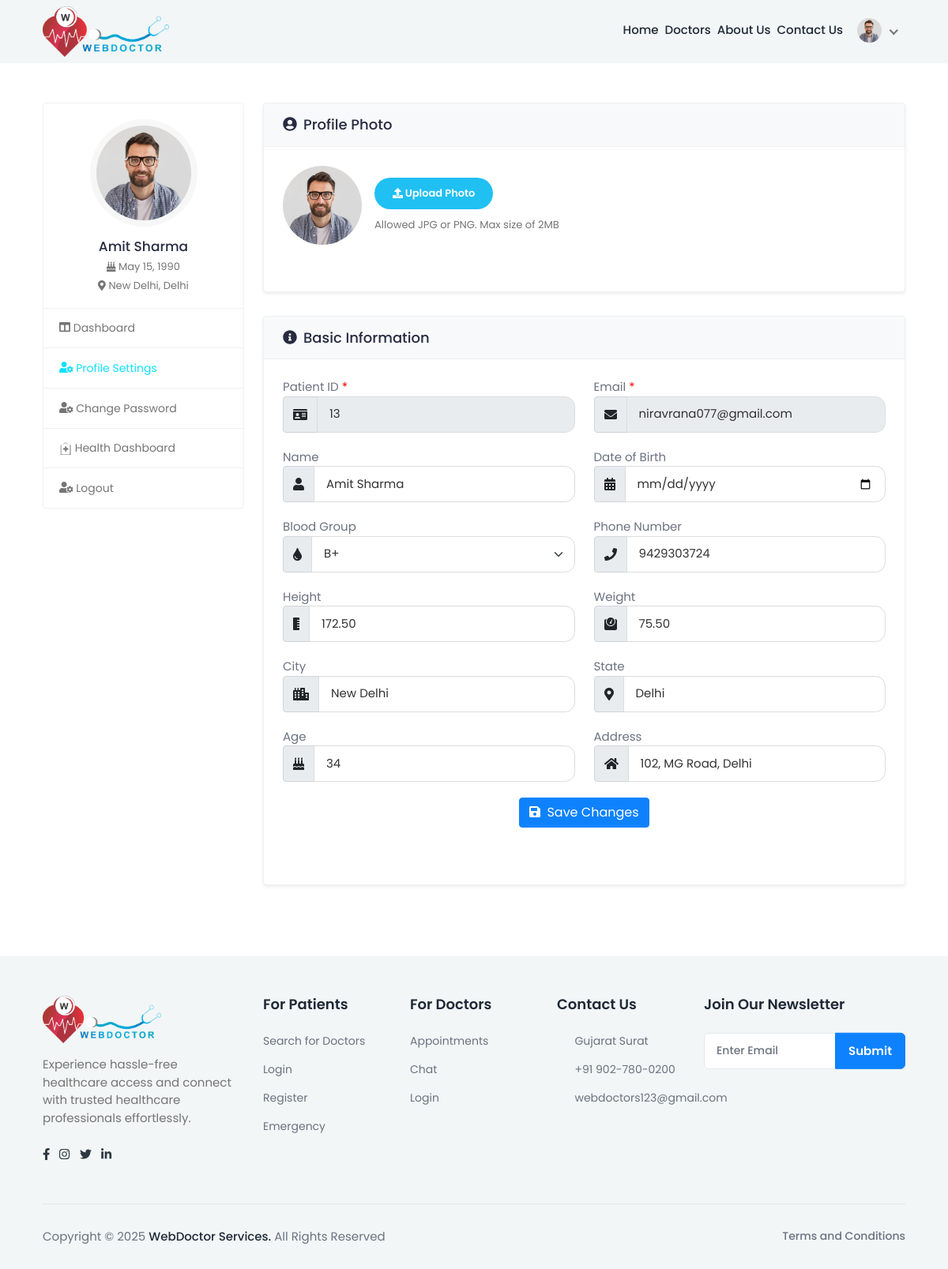
Screenshot of /patient_profile_settings/ (signed in) with the database file from the repository.
### myapp/models.py (models this page shows, shortened)
class patientRegister(models.Model):
      BLOOD_GROUP_CHOICES = [
        ('A+', 'A+'), ('A-', 'A-'), ('B+', 'B+'), ('B-', 'B-'),
        ('O+', 'O+'), ('O-', 'O-'), ('AB+', 'AB+'), ('AB-', 'AB-')
      ]
      name = models.CharField(max_length=100)
      email = models.EmailField(unique=True)
      phno = models.BigIntegerField(unique=True)
      password = models.CharField(max_length=255)
      profile_img = models.ImageField(upload_to='profile_pics/', null=True, blank=True)
      dob=models.DateField(null=True)
      age = models.PositiveIntegerField(null=True)  # Age field
      weight = models.DecimalField(null=True,max_digits=5,decimal_places=2)#Weight field
      height = models.DecimalField(null=True,max_digits=5, decimal_places=2)
      address = models.TextField()  # Full address
      city = models.CharField(max_length=50)
      state = models.CharField(max_length=50)
      blood_group = models.CharField(max_length=3, choices=BLOOD_GROUP_CHOICES)  # Dropdown selection

### myapp/views.py (the view, shortened to what this page needs)
# urls.py: path('patient_profile_settings/', views.patient_profile_settings, name='patient_profile_settings'),
def patient_profile_settings(request):
    patient_id = request.session.get('patient_id')  # Get patient ID from session
    if not patient_id:
        messages.error(request, "You need to log in first.")  # Alert for unauthenticated users
        return redirect("login")
    try:
        patient = patientRegister.objects.get(id=patient_id)  # Fetch patient data
    except patientRegister.DoesNotExist:
        messages.error(request, "Patient not found. Please log in again.")  # Alert for invalid patient
        return redirect("login")
    return render(request, 'patient-profile-settings.html', {"patient": patient})

### myapp/templates/patient-profile-settings.html (shortened to what this page needs)
{% load static %}
<html lang="en">
<head>
  <link rel="stylesheet" href="https://cdnjs.cloudflare.com/ajax/libs/font-awesome/5.15.3/css/all.min.css">
  <link rel="stylesheet" href="{% static 'assets/css/bootstrap.min.css' %}">
  <link rel="stylesheet" href="{% static 'assets/plugins/fontawesome/css/fontawesome.min.css' %}">
  <link rel="stylesheet" href="{% static 'assets/plugins/fontawesome/css/all.min.css' %}">
  <link rel="stylesheet" href="{% static 'assets/css/feather.css' %}">
  <link rel="stylesheet" href="{% static 'assets/css/custom.css' %}">
  <link rel="stylesheet" href="https://cdnjs.cloudflare.com/ajax/libs/jquery-confirm/3.3.2/jquery-confirm.min.css" />
</head>
<body style="transform: none;">
  {% block content %}
  <div class="main-wrapper" style="transform: none;">
    <header class="header header-fixed header-one header-space">
      <div class="container">
        <nav class="navbar navbar-expand-lg header-nav">
          <div class="navbar-header">
            <a href="{% url 'index' %}" class="navbar-brand logo">
              <img src="{% static 'assets/img/logo.png' %}" class="img-fluid" alt="Logo">
            </a>
          </div>
          <div class="main-menu-wrapper">
            <ul class="main-nav">
              <li>
                <a href="{% url 'index' %}">Home</a>
              </li>
              <li>
                <a href="{% url 'doctor_list' %}">Doctors</a>
              </li>
              <li>
                <a href="{% url 'about_us' %}">About Us</a>
              </li>
              <li>
                <a href="{% url 'contact_us' %}">Contact Us</a>
              </li>
              <ul class="nav header-navbar-rht" style="padding-top: 20px;">
                <li class="nav-item dropdown has-arrow logged-item">
                  <a href="#" class="dropdown-toggle nav-link" data-bs-toggle="dropdown" aria-expanded="false">
                    <span class="user-img">
                      {% if patient.profile_img %}
                      <img class="rounded-circle" src="{{ patient.profile_img.url }}" width="31" alt="profile" />
                      {% else %}
                      <img class="rounded-circle" src="/static/assets/img/default_profile.png" width="31"
                        alt="default profile" />
                      {% endif %}
                    </span>
                  </a>
                </li>
              </ul>
            </ul>
          </div>
        </nav>
      </div>
    </header>
    <div class="content" style="transform: none; min-height: 385.906px;">
      <div class="container" style="transform: none; padding-top:50px">
        <div class="row" style="transform: none;">
          <div class="col-lg-4 col-xl-3 mb-4">
            <div class="profile-sidebar shadow-md">
              <div class="widget-profile pro-widget-content">
                <div class="profile-info-widget">
                  <a href="#" class="booking-doc-img">
                    {% if patient.profile_img %}
                    <img class="rounded-circle" src="{{ patient.profile_img.url }}" width="31" alt="profile" />
                    {% else %}
                    <img class="rounded-circle" src="/static/assets/img/default_profile.png" width="31"
                      alt="default profile" />
                    {% endif %}
                  </a>
                  <div class="profile-det-info">
                    <h3>{{ patient.name }}</h3>
                    <div class="patient-details">
                      <h5>
                        <i class="fas fa-birthday-cake"></i>
                        {{ patient.dob }}
                      </h5>
                      <h5 class="mb-0">
                        <i class="fas fa-map-marker-alt"></i>
                        {{ patient.city }}, {{ patient.state }}
                      </h5>
                    </div>
                  </div>
                </div>
              </div>
              <div class="dashboard-widget">
                <nav class="dashboard-menu">
                  <ul class="list-unstyled">
                    <li>
                      <a href="{% url 'patient_dashboard' %}">
                        <i class="fas fa-columns"></i>
                        <span>Dashboard</span>
                      </a>
                    </li>
                    <li class="active">
                      <a href="{% url 'patient_profile_settings' %}">
                        <i class="fas fa-user-cog"></i>
                        <span>Profile Settings</span>
                      </a>
                    </li>
                    <li>
                      <a href="{% url 'patient_change_password' %}">
                        <i class="fas fa-user-cog"></i>
                        <span>change password</span>
                      </a>
                    </li>
                    <li>
                      <a href="{% url 'health_dashboard' %}">
                        <span>Health Dashboard</span>
                      </a>
                    </li>
                    <li>
                      <a href="{% url 'logout' %}">
                        <i class="fas fa-user-cog"></i>
                        <span>logout</span>
                      </a>
                    </li>
                  </ul>
                </nav>
              </div>
            </div>
          </div>
          <div class="col-md-8 col-lg-9 col-xl-9">
            <div class="card shadow-sm">
              <div class="card-header bg-light">
                <h4 class="mb-0"><i class="fas fa-user-circle me-2"></i>Profile Photo</h4>
              </div>
              <div class="card-body">
                <form method="POST" id="updatePatientForm" action="{% url 'patient_profile_settings' %}"
                  id="updatePatientForm" enctype="multipart/form-data">
                  <div class="row">
                    <div class="col-md-12">
                      <div class="form-group">
                        <div class="change-avatar d-flex align-items-center">
                          <div class="profile-img me-3">
                            {% if patient.profile_img %}
                            <img class="rounded-circle" src="{{ patient.profile_img.url }}" width="31" alt="profile" />
                            {% else %}
                            <img class="rounded-circle" src="/static/assets/img/default_profile.png" width="31"
                              alt="default profile" />
                            {% endif %}
                          </div>
                          <div class="upload-img">
                            <div class="change-photo-btn">
                              <span>
                                <i class="fa fa-upload"></i>
                                Upload Photo
                              </span>
                            </div>
                            <small class="form-text text-muted">Allowed JPG or PNG. Max size of 2MB</small>
                          </div>
                        </div>
                      </div>
                    </div>
                  </div>
              </div>
            </div>
            <div class="card shadow-sm">
              <div class="card-header bg-light">
                <h4 class="mb-0"><i class="fas fa-info-circle me-2"></i>Basic Information</h4>
              </div>
              <div class="card-body">
                <div class="row form-row">
                  <div class="col-md-6">
                    <div class="form-group">
                      <label>Patient ID <span class="text-danger">*</span></label>
                      <div class="input-group">
                      <span class="input-group-text"><i class="fas fa-id-card"></i></span>
                      <input type="text" class="form-control" value="{{ patient.id }}" id="patient_id" readonly>
                    </div>
                  </div>
                </div>
                <div class="col-md-6">
                  <div class="form-group">
                    <label>Email <span class="text-danger">*</span></label>
                    <div class="input-group">
                      <span class="input-group-text"><i class="fas fa-envelope"></i></span>
                    <input type="email" id="email" name="email" class="form-control" value="{{ patient.email }}"
                      readonly>
                    </div>
                  </div>
                </div>
                <div class="col-12 col-md-6">
                  <div class="form-group">
                    <label>Name</label>
                    <div class="input-group">
                      <span class="input-group-text"><i class="fas fa-user"></i></span>
                    <input type="text" id="name" name="name" class="form-control" value="{{ patient.name }}">
                    </div>
                  </div>
                </div>
                <div class="col-12 col-md-6">
                  <div class="form-group">
                    <label>Date of Birth</label>
                    <div class="input-group">
                      <span class="input-group-text"><i class="fas fa-calendar-alt"></i></span>
                      <input type="date" class="form-control" name="dob" id="dob" placeholder="Date"
                        value="{{ patient.dob }}">
                    </div>
                  </div>
                </div>
                <div class="col-12 col-md-6">
                  <div class="form-group">
                    <label>Blood Group</label>
                    <div class="input-group">
                      <span class="input-group-text"><i class="fas fa-tint"></i></span>
                    <select id="blood_group" name="blood_group" class="form-select form-control">
                      <option value="Select">{{ patient.blood_group }}</option>
                    </select>
                    </div>
                  </div>
                </div>
                <div class="col-12 col-md-6">
                  <div class="form-group">
                    <label>Phone Number</label>
                    <div class="input-group">
                      <span class="input-group-text"><i class="fas fa-phone"></i></span>
                    <input type="text" id="phone" name="phone" class="form-control" value="{{ patient.phno }}">
                    </div>
                  </div>
                </div>
                <div class="col-12 col-md-6">
                  <div class="form-group">
                    <label>Height</label>
                    <div class="input-group">
                      <span class="input-group-text"><i class="fas fa-ruler-vertical"></i></span>
                    <input type="text" id="height" name="height" class="form-control" value="{{ patient.height }}">
                    </div>
                  </div>
                </div>
                <div class="col-12 col-md-6">
                  <div class="form-group">
                    <label>Weight</label>
                    <div class="input-group">
                      <span class="input-group-text"><i class="fas fa-weight"></i></span>
                    <input type="text" id="weight" name="weight" class="form-control" value="{{ patient.weight }}">
                    </div>
                  </div>
                </div>
                <div class="col-12 col-md-6">
                  <div class="form-group">
                    <label>City</label>
                    <div class="input-group">
                      <span class="input-group-text"><i class="fas fa-city"></i></span>
                    <input type="text" id="city" name="city" class="form-control" value="{{ patient.city }}">
                    </div>
                  </div>
                </div>
                <div class="col-12 col-md-6">
                  <div class="form-group">
                    <label>State</label>
                    <div class="input-group">
                      <span class="input-group-text"><i class="fas fa-map-marker-alt"></i></span>
                    <input type="text" id="state" name="state" class="form-control" value="{{ patient.state }}">
                    </div>
                  </div>
                </div>
                <div class="col-12 col-md-6">
                  <div class="form-group">
                    <label>Age</label>
                    <div class="input-group">
                      <span class="input-group-text"><i class="fas fa-birthday-cake"></i></span>
                    <input type="text" id="age" name="age" class="form-control" value="{{ patient.age }}">
                    </div>
                  </div>
                </div>
                <div class="col-12 col-md-6">
                  <div class="form-group">
                    <label>Address</label>
                    <div class="input-group">
                      <span class="input-group-text"><i class="fas fa-home"></i></span>
                    <input type="text" id="address" name="address" class="form-control" value="{{ patient.address }}">
                    </div>
                  </div>
                </div>
              </div>
              <div class="submit-section text-center mb-5 submit-btn-bottom">
                <button type="submit" class="btn btn-primary prime-btn"><i class="fas fa-save me-2"></i>Save
                  Changes</button>
              </div>
            </div>
          </div>
        </div>
      </div>
    </div>
  </div>
  {% include "footer.html" %}
  {% endblock %}
</body>
</html>

### rows the page displays
patientRegister: profile_img (picture), name "Amit Sharma", dob "May 15, 1990", city "New Delhi", state "Delhi", id "13", email "niravrana077@gmail.com", blood_group "B+", phone "9429303724", height "172.50", weight "75.50", age "34", address "102, MG Road, Delhi"
